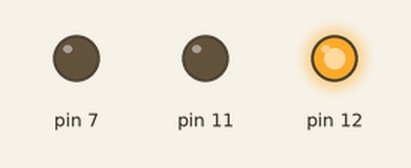
The program below on a simulated Raspberry Pi (header pin numbers). On the bench: output pins drawn as LEDs (lit = HIGH). The clock reads 2024-03-15 10:24:30 at power-on unless the program sets it; camera commands give no picture and take their timeout (5 s if none is given; 1 s for webcam tools). At 10.0 s the program stops and its outputs stay as they are.

Above: at 0.1 s.
At 5.1 s:
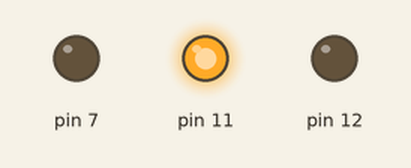
Timing chart, 0 to 11.5 s (numbered marks = the images above):
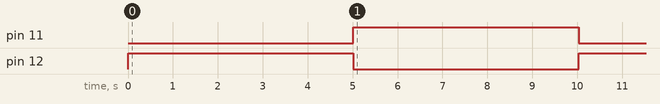

The program:

capture_image.py
```python
#!/usr/bin/env python3

import RPi.GPIO as gp
import os
import socket
import datetime as dt

gp.setwarnings(False)
gp.setmode(gp.BOARD)

gp.setup(7, gp.OUT)
gp.setup(11, gp.OUT)
gp.setup(12, gp.OUT)

gp.output(11, True)
gp.output(12, True)

def main():

    gp.output(7, False)
    gp.output(11, False)
    gp.output(12, True)
    capture(1)

    gp.output(7, False)
    gp.output(11, True)
    gp.output(12, False)
    capture(2)

def get_time_and_date(date_time):

    date = date_time.split(" ")[0]

    time = date_time.split(" ")[1].split(".")[0].split(":")
    new_time = time[0] + "-" + time[1] + "-" + time[2]

    return date, new_time

def capture(cam):

    date_time = str(dt.datetime.now())

    date, time = get_time_and_date(date_time)
    zone_number = str(socket.gethostname())[-1]

    cmd = "raspistill -o ~/Desktop/camera%d/z%sc%d--%s--%s.png" % (cam, zone_number, cam, date, time)
    os.system(cmd)

if __name__ == "__main__":

    main()

    gp.output(7, False)
    gp.output(11, False)
    gp.output(12, True)
```

Measured:
- by itself, pin 11: LOW → HIGH at 5.0 s, → LOW 5.0 s later
- by itself, pin 12: LOW → HIGH at 0.00 s, → LOW 5.0 s later, → HIGH 5.0 s later
